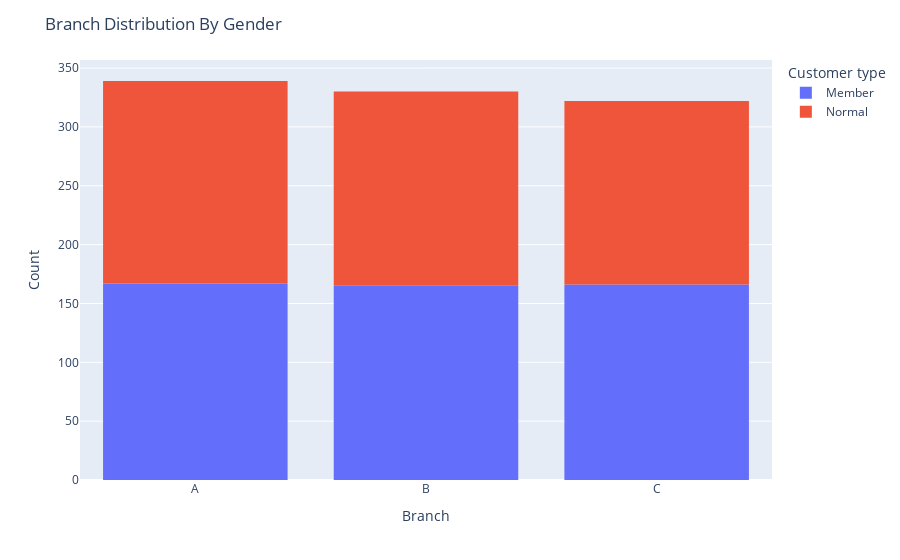

Notebook source saved alongside this figure:
### Code cell
fig = px.histogram(df,x='Branch',color='Customer type')
fig.update_layout(
    title="Branch Distribution By Gender",
    xaxis=dict(title="Branch"),
    yaxis=dict(title="Count")
)
fig.show()

### Figure 1 — Plotly figure (JSON) as saved in the notebook; plotly's stock layout.template omitted (floating-point values rounded to 4 significant figures; data arrays with more than 128 entries replaced by an {"elided": "..."} marker saying what was removed)
{"data": [{"alignmentgroup": "True", "bingroup": "x", "hovertemplate": "Customer type=Member<br>Branch=%{x}<br>count=%{y}<extra></extra>", "legendgroup": "Member", "marker": {"color": "#636efa", "pattern": {"shape": ""}}, "name": "Member", "offsetgroup": "Member", "orientation": "v", "showlegend": true, "type": "histogram", "x": {"elided": "498 str values"}, "xaxis": "x", "yaxis": "y"}, {"alignmentgroup": "True", "bingroup": "x", "hovertemplate": "Customer type=Normal<br>Branch=%{x}<br>count=%{y}<extra></extra>", "legendgroup": "Normal", "marker": {"color": "#EF553B", "pattern": {"shape": ""}}, "name": "Normal", "offsetgroup": "Normal", "orientation": "v", "showlegend": true, "type": "histogram", "x": {"elided": "493 str values"}, "xaxis": "x", "yaxis": "y"}], "layout": {"barmode": "relative", "legend": {"title": {"text": "Customer type"}, "tracegroupgap": 0}, "margin": {"t": 60}, "title": {"text": "Branch Distribution By Gender"}, "xaxis": {"anchor": "y", "domain": [0, 1], "title": {"text": "Branch"}}, "yaxis": {"anchor": "x", "domain": [0, 1], "title": {"text": "Count"}}}}
